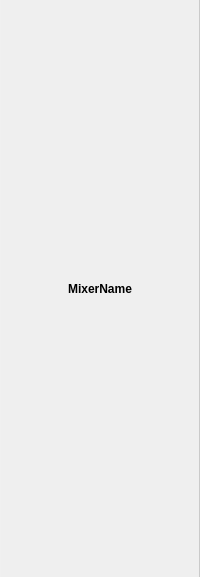
<?xml version="1.0" encoding="UTF-8"?>
<ui version="4.0">
 <class>AudioSliceWidget</class>
 <widget class="QWidget" name="AudioSliceWidget">
  <property name="geometry">
   <rect>
    <x>0</x>
    <y>0</y>
    <width>200</width>
    <height>577</height>
   </rect>
  </property>
  <property name="sizePolicy">
   <sizepolicy hsizetype="Preferred" vsizetype="Preferred">
    <horstretch>0</horstretch>
    <verstretch>0</verstretch>
   </sizepolicy>
  </property>
  <property name="maximumSize">
   <size>
    <width>200</width>
    <height>16777215</height>
   </size>
  </property>
  <property name="windowTitle">
   <string notr="true">Form</string>
  </property>
  <property name="autoFillBackground">
   <bool>false</bool>
  </property>
  <property name="styleSheet">
   <string notr="true">#contentWidget {
	border-left: 1px solid rgba(255, 255, 255, 20);
	border-right: 1px solid rgba(0, 0, 0, 40);
}</string>
  </property>
  <layout class="QVBoxLayout" name="verticalLayout">
   <property name="spacing">
    <number>6</number>
   </property>
   <property name="margin">
    <number>0</number>
   </property>
   <item>
    <widget class="QWidget" name="contentWidget" native="true">
     <layout class="QVBoxLayout" name="verticalLayout_2">
      <item>
       <widget class="QLabel" name="mixerNameLabel">
        <property name="font">
         <font>
          <weight>75</weight>
          <bold>true</bold>
         </font>
        </property>
        <property name="text">
         <string notr="true">MixerName</string>
        </property>
        <property name="alignment">
         <set>Qt::AlignCenter</set>
        </property>
       </widget>
      </item>
     </layout>
    </widget>
   </item>
  </layout>
 </widget>
 <resources/>
 <connections/>
</ui>
